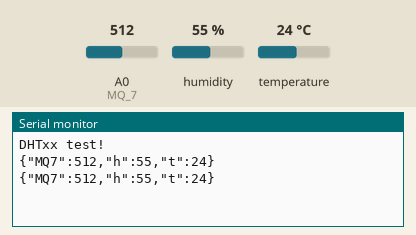
A sketch run on a simulated Arduino Uno, built with avr-gcc and run on an emulated ATmega328P. Shown: the last lines printed to the serial monitor. The inputs (shaded band) are chosen by the test bench; at power-on: humidity 55 %, A0 (MQ_7) = 512, temperature 24 °C.

Above: at 2.8 s.
2.9 s: humidity set to 22 %
At 4.6 s:
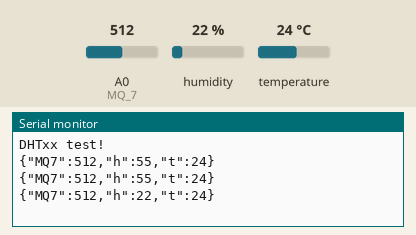
5.6 s: A0 (MQ_7) set to 716
At 6.4 s:
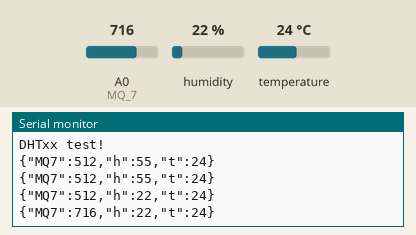
8.3 s: temperature set to 12 °C
At 10.8 s:
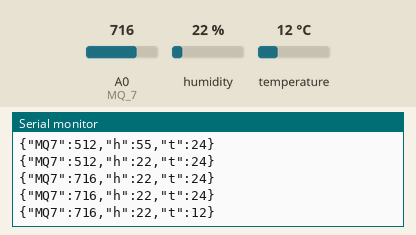
11.0 s: A0 (MQ_7) set to 900
At 13.0 s:
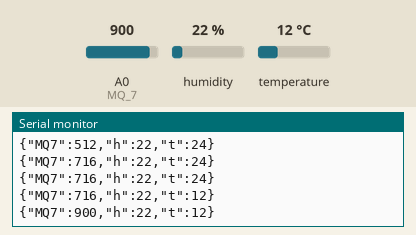
13.7 s: humidity set to 40 %
At 14.8 s:
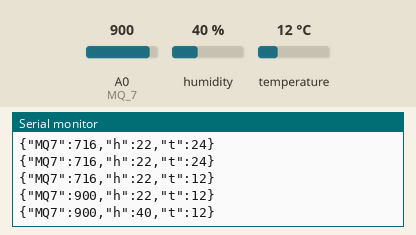
Timing chart, 0 to 16.7 s (numbered marks = the images above; inputs shaded):
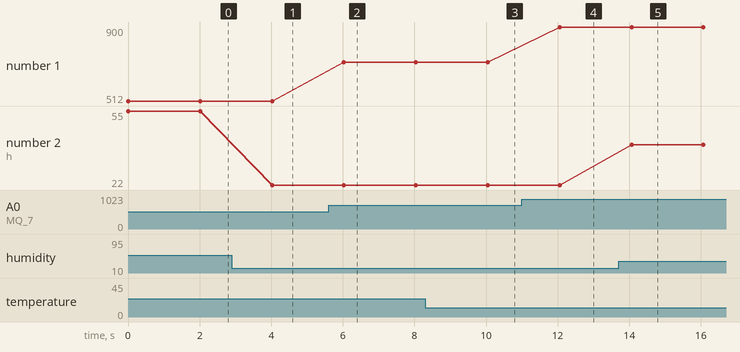

Measured:
- after the input at 2.9 s, the serial monitor: prints a new line after 1.1 s (image 1)
- after the input at 5.6 s, the serial monitor: prints a new line after 0.43 s (image 2)
- after the input at 8.3 s, the serial monitor: prints a new line after 1.7 s (image 3)
- after the input at 11.0 s, the serial monitor: prints a new line after 1.1 s (image 4)
- after the input at 13.7 s, the serial monitor: prints a new line after 0.36 s (image 5)
- plotted number 1: 512 → 716 after the input at 5.6 s, 716 → 900 after the input at 11.0 s
- plotted number 2: 55 → 22 after the input at 2.9 s, 22 → 40 after the input at 13.7 s

The sketch:

sensor.ino
```cpp
#include "DHT.h"
#include <ArduinoJson.h>

#define DHTPIN 2    // modify to the pin we connected
#define MQ_7 A0

#define DHTTYPE DHT21   // AM2301

DHT dht(DHTPIN, DHTTYPE);

void setup()
{
 Serial.begin(9600);
 Serial.println("DHTxx test!");
 dht.begin();

}

void loop()
{
 int var = analogRead(MQ_7);
 float h = dht.readHumidity();
 float t = dht.readTemperature();
 String data = "";
 // check if returns are valid, if they are NaN (not a number) then something went wrong!
 if (isnan(t) || isnan(h))
 {
   Serial.println("Failed to read from DHT");
 }
 else
 {
   StaticJsonDocument<200> msgs;
   msgs["MQ7"] = var;
   msgs["h"] = h;
   msgs["t"] = t;
   serializeJson(msgs, Serial);
   Serial.println();
   delay(2000);
 }
}
```
